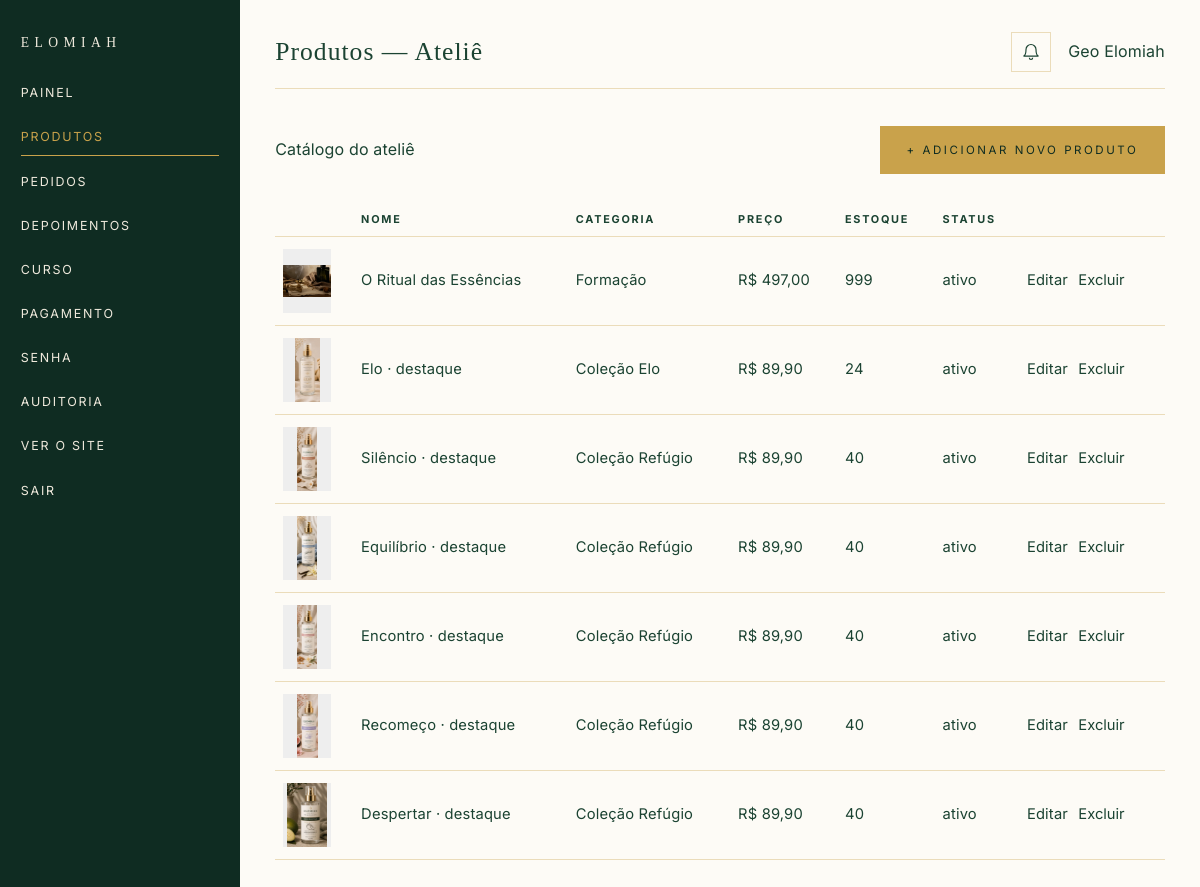
The page /admin/produtos (signed in) on the database its author committed.
### tables this page shows
CREATE TABLE `usuarios` (
  `id` INT UNSIGNED NOT NULL AUTO_INCREMENT,
  `nome` VARCHAR(120) NOT NULL,
  `email` VARCHAR(180) NOT NULL,
  `senha_hash` VARCHAR(255) NOT NULL,
  `telefone` VARCHAR(20) DEFAULT NULL,
  `role` ENUM('cliente','admin') NOT NULL DEFAULT 'cliente',
  `status` ENUM('ativo','inativo') NOT NULL DEFAULT 'ativo',
  `email_verified_at` DATETIME DEFAULT NULL,
  `failed_login_attempts` INT UNSIGNED NOT NULL DEFAULT 0,
  `locked_until` DATETIME DEFAULT NULL,
  `created_at` DATETIME NOT NULL DEFAULT CURRENT_TIMESTAMP,
  `updated_at` DATETIME NOT NULL DEFAULT CURRENT_TIMESTAMP ON UPDATE CURRENT_TIMESTAMP,
  PRIMARY KEY (`id`),
  UNIQUE KEY `uk_usuarios_email` (`email`),
  KEY `idx_usuarios_role` (`role`),
  KEY `idx_usuarios_status` (`status`)
);

CREATE TABLE `produtos` (
  `id` INT UNSIGNED NOT NULL AUTO_INCREMENT,
  `categoria_id` INT UNSIGNED DEFAULT NULL,
  `nome` VARCHAR(160) NOT NULL,
  `slug` VARCHAR(180) NOT NULL,
  `descricao` TEXT,
  `descricao_curta` VARCHAR(280) DEFAULT NULL,
  `preco` DECIMAL(10,2) NOT NULL DEFAULT 0.00,
  `preco_promocional` DECIMAL(10,2) DEFAULT NULL,
  `estoque` INT NOT NULL DEFAULT 0,
  `sku` VARCHAR(40) DEFAULT NULL,
  `volume` VARCHAR(40) DEFAULT NULL,
  `notas_topo` VARCHAR(255) DEFAULT NULL,
  `notas_coracao` VARCHAR(255) DEFAULT NULL,
  `notas_fundo` VARCHAR(255) DEFAULT NULL,
  `ficha_tecnica` TEXT,
  `cor_destaque` VARCHAR(7) NOT NULL DEFAULT '#1B4332',
  `aroma` VARCHAR(80) DEFAULT NULL,
  `citacao` VARCHAR(320) DEFAULT NULL,
  `colecao` VARCHAR(80) DEFAULT 'Coleção Refúgio',
  `modo_usar` TEXT,
  `precaucoes` TEXT,
  `destaque` TINYINT(1) NOT NULL DEFAULT 0,
  `achadinho_geo` TINYINT(1) NOT NULL DEFAULT 0,
  `status` ENUM('ativo','inativo') NOT NULL DEFAULT 'ativo',
  `compra_tipo` ENUM('carrinho','shopee','amazon','mercadolivre') NOT NULL DEFAULT 'carrinho',
  `url_shopee` VARCHAR(500) DEFAULT NULL,
  `url_amazon` VARCHAR(500) DEFAULT NULL,
  `url_mercadolivre` VARCHAR(500) DEFAULT NULL,
  `created_at` DATETIME NOT NULL DEFAULT CURRENT_TIMESTAMP,
  `updated_at` DATETIME NOT NULL DEFAULT CURRENT_TIMESTAMP ON UPDATE CURRENT_TIMESTAMP,
  PRIMARY KEY (`id`),
  UNIQUE KEY `uk_produtos_slug` (`slug`),
  KEY `idx_produtos_categoria` (`categoria_id`),
  KEY `idx_produtos_status` (`status`),
  KEY `idx_produtos_destaque` (`destaque`),
  CONSTRAINT `fk_produtos_categoria` FOREIGN KEY (`categoria_id`) REFERENCES `categorias` (`id`) ON DELETE SET NULL
);

CREATE TABLE `categorias` (
  `id` INT UNSIGNED NOT NULL AUTO_INCREMENT,
  `nome` VARCHAR(80) NOT NULL,
  `slug` VARCHAR(100) NOT NULL,
  `descricao` VARCHAR(255) DEFAULT NULL,
  `ordem` INT NOT NULL DEFAULT 0,
  `created_at` DATETIME NOT NULL DEFAULT CURRENT_TIMESTAMP,
  `updated_at` DATETIME NOT NULL DEFAULT CURRENT_TIMESTAMP ON UPDATE CURRENT_TIMESTAMP,
  PRIMARY KEY (`id`),
  UNIQUE KEY `uk_categorias_slug` (`slug`)
);

### app/Views/admin/produtos/index.php (the view, shortened to what the rows shown need)
<div style="display:flex;justify-content:space-between;align-items:center;margin-bottom:1.5rem">
    <p>Catálogo do ateliê</p>
    <a class="btn btn-gold" href="<?= e(url('/admin/produtos/novo')) ?>">+ Adicionar novo produto</a>
</div>
<table class="table">
    <thead>
    <tr><th></th><th>Nome</th><th>Categoria</th><th>Preço</th><th>Estoque</th><th>Status</th><th></th></tr>
    </thead>
    <tbody>
    <?php foreach ($produtos ?? [] as $p): ?>
        <tr>
            <td>
                <?php if (!empty($p['imagem'])): ?>
                    <img class="thumb-sm" src="<?= e(asset($p['imagem'])) ?>" alt="">
                <?php endif; ?>
            </td>
            <td><?= e($p['nome']) ?><?php if ($p['destaque']): ?> · destaque<?php endif; ?><?php if ($p['achadinho_geo']): ?> · achadinho<?php endif; ?></td>
            <td><?= e($p['categoria_nome'] ?? '') ?></td>
            <td><?= e(money($p['preco'])) ?></td>
            <td><?= (int) $p['estoque'] ?></td>
            <td><?= e($p['status']) ?></td>
            <td>
                <a href="<?= e(url('/admin/produtos/' . $p['id'] . '/editar')) ?>">Editar</a>
                <form method="post" action="<?= e(url('/admin/produtos/' . $p['id'] . '/excluir')) ?>" style="display:inline" onsubmit="return confirm('Excluir este produto?')">
                    <button type="submit">Excluir</button>
                </form>
            </td>
        </tr>
    <?php endforeach; ?>
    </tbody>
</table>

### app/Views/layouts/admin.php (shortened to what the rows shown need)
<!DOCTYPE html>
<html lang="pt-BR">
<head>
    <link rel="stylesheet" href="<?= e(asset('css/app.css')) ?>">
    <link rel="stylesheet" href="<?= e(asset('css/admin.css')) ?>">
</head>
<body class="admin-body">
<aside class="admin-side">
    <a class="admin-brand" href="<?= e(url('/admin')) ?>">ELOMIAH</a>
    <nav class="admin-nav">
        <a class="<?= is_active('/admin') && current_path() === '/admin' ? 'is-on' : '' ?>" href="<?= e(url('/admin')) ?>">Painel</a>
        <a class="<?= is_active('/admin/produtos') ? 'is-on' : '' ?>" href="<?= e(url('/admin/produtos')) ?>">Produtos</a>
        <a class="<?= is_active('/admin/pedidos') ? 'is-on' : '' ?>" href="<?= e(url('/admin/pedidos')) ?>">
            Pedidos
        </a>
        <a class="<?= is_active('/admin/depoimentos') ? 'is-on' : '' ?>" href="<?= e(url('/admin/depoimentos')) ?>">Depoimentos</a>
        <a class="<?= is_active('/admin/curso') ? 'is-on' : '' ?>" href="<?= e(url('/admin/curso')) ?>">Curso</a>
        <a class="<?= is_active('/admin/pagamento') ? 'is-on' : '' ?>" href="<?= e(url('/admin/pagamento')) ?>">Pagamento</a>
        <a class="<?= is_active('/admin/conta') ? 'is-on' : '' ?>" href="<?= e(url('/admin/conta')) ?>">Senha</a>
        <a class="<?= is_active('/admin/logs') ? 'is-on' : '' ?>" href="<?= e(url('/admin/logs')) ?>">Auditoria</a>
        <a href="<?= e(url('/')) ?>">Ver o site</a>
        <a href="<?= e(url('/admin/sair')) ?>">Sair</a>
    </nav>
</aside>
<div class="admin-main">
    <div class="admin-top">
        <h1 style="font-family:Playfair Display,serif;font-size:1.6rem;margin:0"><?= e($title ?? '') ?></h1>
        <div class="admin-top-end">
            <div class="admin-notify" data-notify>
                <button class="admin-notify-btn" type="button" aria-label="Notificações" data-notify-toggle>
                    <svg viewBox="0 0 24 24" width="20" height="20" fill="none" stroke="currentColor" stroke-width="1.4" aria-hidden="true">
                        <path d="M6 9a6 6 0 1 1 12 0c0 7 3 8 3 8H3s3-1 3-8"/>
                        <path d="M10 19a2 2 0 0 0 4 0"/>
                    </svg>
                </button>
            </div>
            <span><?= e(\App\Core\Auth::user()['nome'] ?? '') ?></span>
        </div>
    </div>
    <?= $content ?? '' ?>
</div>
</body>
</html>

### app/Core/Router.php (shortened to what the rows shown need)
<?php
final class Router
{
    private array $routes = [];
    public function add(string $method, string $path, array $handler, array $middleware = []): void
    {
        $this->routes[] = [
            'method' => strtoupper($method),
            'pattern' => $this->compile($path),
            'handler' => $handler,
            'middleware' => $middleware,
        ];
    }
    public function dispatch(Request $request): mixed
    {
        $method = $request->method();
        $path = $request->path();
        foreach ($this->routes as $route) {
            if ($route['method'] !== $method) {
                continue;
            }
            if (!preg_match($route['pattern'], $path, $matches)) {
                continue;
            }
            $params = array_filter($matches, 'is_string', ARRAY_FILTER_USE_KEY);
            foreach ($route['middleware'] as $middleware) {
                $instance = new $middleware();
                $instance->handle($request);
            }
            [$class, $action] = $route['handler'];
            $controller = new $class();
            return $controller->{$action}($request, $params);
        }
    }
    private function compile(string $path): string
    {
        $path = rtrim($path, '/') ?: '/';
        $regex = preg_replace('#\{([a-zA-Z_][a-zA-Z0-9_]*)\}#', '(?P<$1>[^/]+)', $path);
        return '#^' . $regex . '$#';
    }
}

### rows shown on the page
usuarios: nome "Geo Elomiah"
produtos: shows a picture, nome "O Ritual das Essências", categoria.nome "Formação", preco "R$ 497,00", estoque "999", status "ativo"
produtos: shows a picture, nome "Elo", destaque "· destaque", categoria.nome "Coleção Elo", preco "R$ 89,90", estoque "24", status "ativo"
produtos: shows a picture, nome "Silêncio", destaque "· destaque", categoria.nome "Coleção Refúgio", preco "R$ 89,90", estoque "40", status "ativo"
produtos: shows a picture, nome "Equilíbrio", destaque "· destaque", categoria.nome "Coleção Refúgio", preco "R$ 89,90", estoque "40", status "ativo"
produtos: shows a picture, nome "Encontro", destaque "· destaque", categoria.nome "Coleção Refúgio", preco "R$ 89,90", estoque "40", status "ativo"
produtos: shows a picture, nome "Recomeço", destaque "· destaque", categoria.nome "Coleção Refúgio", preco "R$ 89,90", estoque "40", status "ativo"
produtos: shows a picture, nome "Despertar", destaque "· destaque", categoria.nome "Coleção Refúgio", preco "R$ 89,90", estoque "40", status "ativo"
